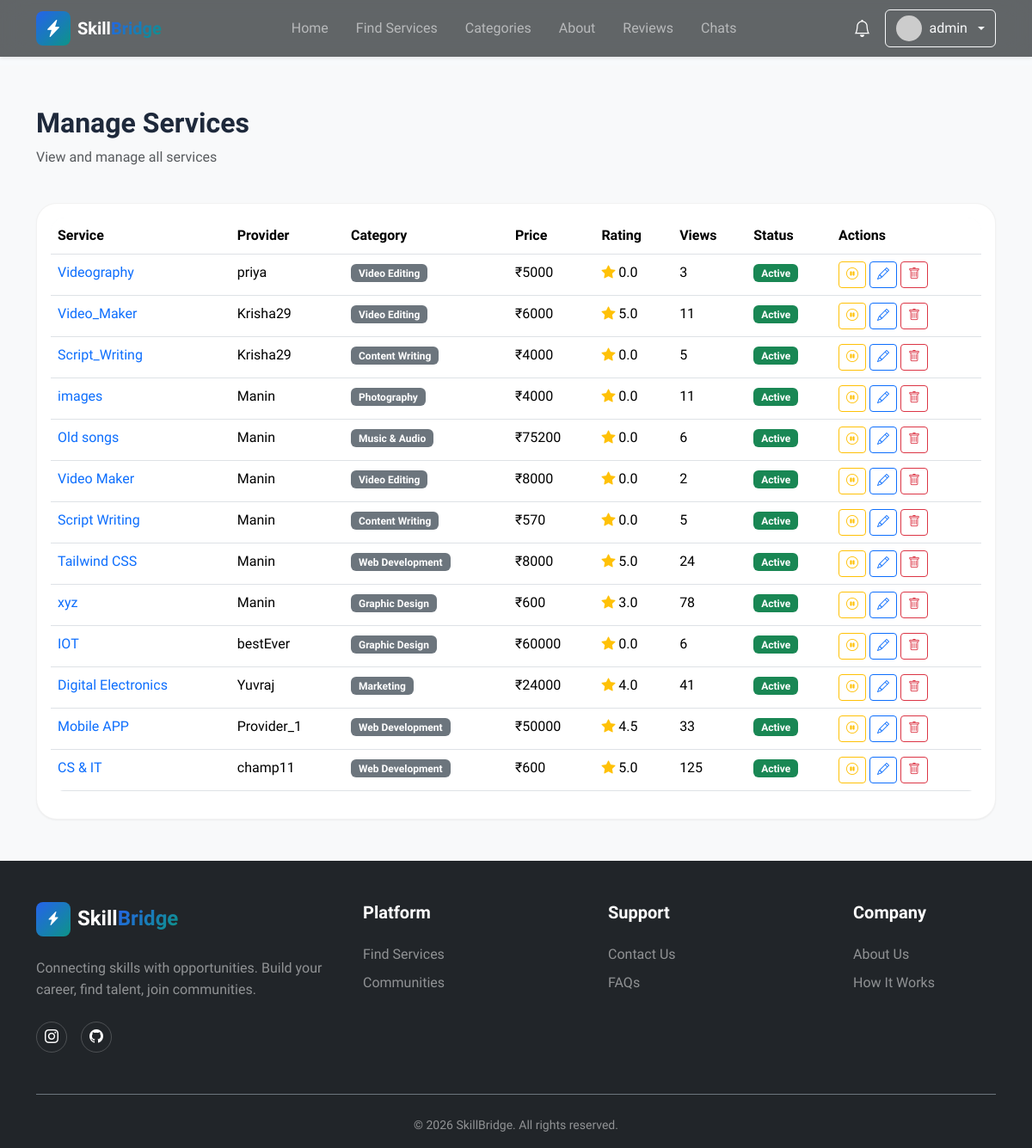
Page /admin/services (signed in) on the committed database.
### models.py (models this page shows, shortened)
class User(UserMixin, db.Model):
    __tablename__ = 'users'
    id = db.Column(db.Integer, primary_key=True)
    username = db.Column(db.String(80), unique=True, nullable=False, index=True)
    email = db.Column(db.String(120), unique=True, nullable=False, index=True)
    password_hash = db.Column(db.String(255), nullable=False)
    user_type = db.Column(db.String(20), nullable=False, default='client')
    full_name = db.Column(db.String(100))
    bio = db.Column(db.Text)
    avatar_url = db.Column(db.String(255), default='default-avatar.png')
    phone = db.Column(db.String(20))
    is_active = db.Column(db.Boolean, default=True)
    is_verified = db.Column(db.Boolean, default=False)
    created_at = db.Column(db.DateTime, default=datetime.utcnow, nullable=False)
    updated_at = db.Column(db.DateTime, default=datetime.utcnow, onupdate=datetime.utcnow)
    services = db.relationship('Service', backref='provider', lazy='dynamic',
                              foreign_keys='Service.user_id')
    reviews = db.relationship('Review', backref='reviewer', lazy='dynamic',
                             foreign_keys='Review.user_id')
    orders_as_buyer = db.relationship('Order', backref='buyer', lazy='dynamic',
                                     foreign_keys='Order.buyer_id')
    orders_as_seller = db.relationship('Order', backref='seller', lazy='dynamic',
                                      foreign_keys='Order.seller_id')
    favorites = db.relationship('Favorite', backref='user', lazy='dynamic',
                               cascade='all, delete-orphan')
    notifications = db.relationship('Notification', backref='user', lazy='dynamic',
                                   cascade='all, delete-orphan')
    def is_admin(self):
        return self.user_type == 'admin'
    def get_unread_notifications_count(self):
        return self.notifications.filter_by(is_read=False).count()
    def get_recent_notifications(self, limit=5):
        return self.notifications.order_by(db.text('created_at desc')).limit(limit)
    def get_avatar_url(self):
        from flask import url_for
        if not self.avatar_url or self.avatar_url == 'default-avatar.png':
            return f"https://ui-avatars.com/api/?name={self.username}&background=random&color=fff&size=128"
        if self.avatar_url.startswith('http'):
            return self.avatar_url
        return url_for('static', filename='avatars/' + self.avatar_url)

class Service(db.Model):
    __tablename__ = 'services'
    id = db.Column(db.Integer, primary_key=True)
    title = db.Column(db.String(200), nullable=False, index=True)
    description = db.Column(db.Text, nullable=False)
    price = db.Column(db.Float, nullable=False)
    delivery_time = db.Column(db.String(50))  # e.g., "3 days", "1 week"
    user_id = db.Column(db.Integer, db.ForeignKey('users.id'), nullable=False, index=True)
    category_id = db.Column(db.Integer, db.ForeignKey('categories.id'), nullable=False, index=True)
    favorited_by = db.relationship('Favorite', backref='service', lazy='dynamic', cascade='all, delete-orphan')
    image_url = db.Column(db.String(255), default='default-service.jpg')
    tags = db.Column(db.String(255))
    is_active = db.Column(db.Boolean, default=True)
    view_count = db.Column(db.Integer, default=0)
    created_at = db.Column(db.DateTime, default=datetime.utcnow, index=True)
    updated_at = db.Column(db.DateTime, default=datetime.utcnow, onupdate=datetime.utcnow)
    reviews = db.relationship('Review', backref='service', lazy='dynamic',
                             cascade='all, delete-orphan')
    orders = db.relationship('Order', backref='service', lazy='dynamic')
    favorited_by = db.relationship('Favorite', backref='service', lazy='dynamic',
                                   cascade='all, delete-orphan')
    def get_average_rating(self):
        reviews = self.reviews.all()
        if not reviews:
            return 0.0
        total_rating = sum(review.rating for review in reviews)
        return round(total_rating / len(reviews), 1)

class Category(db.Model):
    __tablename__ = 'categories'
    id = db.Column(db.Integer, primary_key=True)
    name = db.Column(db.String(100), unique=True, nullable=False, index=True)
    description = db.Column(db.Text)
    icon = db.Column(db.String(50))  # Icon class name (e.g., 'bi-code')
    color = db.Column(db.String(50))  # Color class for styling
    created_at = db.Column(db.DateTime, default=datetime.utcnow)
    services = db.relationship('Service', backref='category', lazy='dynamic')

class Review(db.Model):
    __tablename__ = 'reviews'
    id = db.Column(db.Integer, primary_key=True)
    rating = db.Column(db.Integer, nullable=False)  # 1 to 5
    comment = db.Column(db.Text)
    service_id = db.Column(db.Integer, db.ForeignKey('services.id'), nullable=False, index=True)
    user_id = db.Column(db.Integer, db.ForeignKey('users.id'), nullable=False, index=True)
    created_at = db.Column(db.DateTime, default=datetime.utcnow)
    __table_args__ = (
        db.Index('idx_service_user', 'service_id', 'user_id'),
    )

### routes.py (the view)
@admin_bp.route('/services')
@admin_required
def services():
    services = Service.query.order_by(Service.created_at.desc()).all()
    return render_template('admin/services.html', services=services)

### routes.py (called while the page is built)
def admin_required(f):
    @wraps(f)
    def decorated_function(*args, **kwargs):
        if not current_user.is_authenticated or not current_user.is_admin():
            flash('You need admin privileges to access this page.', 'danger')
            return redirect(url_for('main.index'))
        return f(*args, **kwargs)
    return decorated_function

### templates/admin/services.html (shortened to what this page needs)
{% extends 'base.html' %}
{% block content %}
<section class="py-5 bg-light">
    <div class="container">
        <div class="row mb-4">
            <div class="col">
                <h2 class="fw-bold">Manage Services</h2>
                <p class="text-muted">View and manage all services</p>
            </div>
        </div>
        <div class="card">
            <div class="card-body">
                <div class="table-responsive">
                    <table class="table table-hover">
                        <thead>
                            <tr>
                                <th>Service</th>
                                <th>Provider</th>
                                <th>Category</th>
                                <th>Price</th>
                                <th>Rating</th>
                                <th>Views</th>
                                <th>Status</th>
                                <th>Actions</th>
                            </tr>
                        </thead>
                        <tbody>
                            {% for service in services %}
                            <tr>
                                <td>
                                    <a href="{{ url_for('service.detail', service_id=service.id) }}"
                                        class="text-decoration-none fw-medium">
                                        {{ service.title[:50] }}{% if service.title|length > 50 %}...{% endif %}
                                    </a>
                                </td>
                                <td>{{ service.provider.username }}</td>
                                <td>
                                    <span class="badge bg-secondary">{{ service.category.name }}</span>
                                </td>
                                <td>₹{{ "%.0f"|format(service.price) }}</td>
                                <td>
                                    <i class="bi bi-star-fill text-warning"></i>
                                    {{ service.get_average_rating() }}
                                </td>
                                <td>{{ service.view_count }}</td>
                                <td>
                                    <span class="badge bg-{% if service.is_active %}success{% else %}danger{% endif %}">
                                        {% if service.is_active %}Active{% else %}Inactive{% endif %}
                                    </span>
                                </td>
                                <td>
                                    <form method="POST"
                                        action="{{ url_for('admin.toggle_service_status', service_id=service.id) }}"
                                        class="d-inline">
                                        <button type="submit"
                                            class="btn btn-sm btn-outline-{% if service.is_active %}warning{% else %}success{% endif %}">
                                            <i
                                                class="bi bi-{% if service.is_active %}pause-circle{% else %}play-circle{% endif %}"></i>
                                        </button>
                                    </form>
                                    <a href="{{ url_for('service.edit', service_id=service.id) }}"
                                        class="btn btn-sm btn-outline-primary">
                                        <i class="bi bi-pencil"></i>
                                    </a>
                                    <form method="POST" action="{{ url_for('service.delete', service_id=service.id) }}"
                                        class="d-inline">
                                        <button type="submit" class="btn btn-sm btn-outline-danger"
                                            onclick="return confirm('PERMANENT DELETE: This will completely remove the service from the database. This action cannot be undone. Continue?')">
                                            <i class="bi bi-trash"></i>
                                        </button>
                                    </form>
                                </td>
                            </tr>
                            {% endfor %}
                        </tbody>
                    </table>
                </div>
            </div>
        </div>
    </div>
</section>
{% endblock %}

### templates/components/header.html (shortened to what this page needs)
<header class="navbar navbar-expand-lg navbar-dark fixed-top shadow-sm"
    style="background-color: rgba(33, 37, 41, 0.7) !important; backdrop-filter: blur(15px);">
    <div class="container">
        <a class="navbar-brand d-flex align-items-center" href="{{ url_for('main.index') }}">
            <div class="logo-icon gradient-primary rounded-3 p-2 me-2">
                <i class="bi bi-lightning-charge-fill text-white"></i>
            </div>
            <span class="fw-bold">Skill<span class="text-gradient">Bridge</span></span>
        </a>
        <div class="collapse navbar-collapse" id="navbarNav">
            <ul class="navbar-nav mx-auto">
                <li class="nav-item">
                    <a class="nav-link" href="{{ url_for('main.index') }}">Home</a>
                </li>
                <li class="nav-item">
                    <a class="nav-link" href="{{ url_for('service.browse') }}">Find Services</a>
                </li>
                <li class="nav-item">
                    <a class="nav-link" href="{{ url_for('main.index') }}#categories">Categories</a>
                </li>
                <li class="nav-item">
                    <a class="nav-link" href="{{ url_for('main.about') }}">About</a>
                </li>
                <li class="nav-item">
                    <a class="nav-link" href="{{ url_for('main.reviews') }}">Reviews</a>
                </li>
                {% if current_user.is_authenticated %}
                <li class="nav-item">
                    <a class="nav-link" href="{{ url_for('user.chats') }}">Chats</a>
                </li>
                {% endif %}
            </ul>
            <div class="d-flex align-items-center gap-3 mt-3 mt-lg-0">
                {% if current_user.is_authenticated %}
                <div class="dropdown">
                    <button class="btn btn-link text-white position-relative p-0" type="button"
                        data-bs-toggle="dropdown">
                        <i class="bi bi-bell fs-5"></i>
                    </button>
                </div>
                <div class="dropdown">
                    <button class="btn btn-outline-light dropdown-toggle d-flex align-items-center gap-2" type="button"
                        data-bs-toggle="dropdown">
                        <img src="{{ current_user.get_avatar_url() }}" alt="Avatar" class="rounded-circle" width="30"
                            height="30">
                        <span>{{ current_user.username }}</span>
                    </button>
                </div>
                {% else %}
                <a href="{{ url_for('auth.login') }}" class="btn btn-outline-light">Log In</a>
                <a href="{{ url_for('auth.register') }}" class="btn btn-gradient-primary">Get Started</a>
                {% endif %}
            </div>
        </div>
    </div>
</header>
<div style="height: 76px;" id="navbar-spacer"></div>

### static/css/custom.css (style rules this page uses)
:root { --primary: #2563eb; --primary-hover: #1d4ed8; --accent: #0d9488; --background: #f8fafc; --foreground: #1e293b; --card: #ffffff; --border: #e2e8f0; --muted: #64748b; --muted-foreground: #94a3b8; --secondary: #f1f5f9; --success: #10b981; --danger: #ef4444; --primary-color: #2563eb; --primary-dark: #1d4ed8; --primary-light: #3b82f6; --accent-color: #0d9488; --card-bg: #ffffff; --gradient-primary: linear-gradient(135deg, #2563eb 0%, #0d9488 100%); --gradient-accent: linear-gradient(135deg, #f97316 0%, #fb923c 100%); --gradient-hero: linear-gradient(135deg, #1e293b, #334155); --shadow-sm: 0 1px 2px 0 rgba(0, 0, 0, 0.05); --shadow-md: 0 4px 6px -1px rgba(0, 0, 0, 0.08); --shadow-lg: 0 10px 15px -3px rgba(0, 0, 0, 0.08); --shadow-xl: 0 20px 25px -5px rgba(0, 0, 0, 0.1); --shadow-glow: 0 0 40px rgba(37, 99, 235, 0.25); --section-padding: 5rem 0; --radius: 0.75rem; --radius-sm: 0.5rem; --radius-md: 1rem; --radius-lg: 1.5rem; --radius-xl: 2rem; }
* { margin: 0; padding: 0; box-sizing: border-box; }
body { font-family: 'Sora', -apple-system, BlinkMacSystemFont, 'Segoe UI', sans-serif; background-color: var(--background); color: var(--foreground); line-height: 1.6; overflow-x: hidden; }
h1, h2, h3, h4, h5, h6 { font-weight: 700; line-height: 1.2; }
a { transition: all 0.3s ease; }
.gradient-primary { background: var(--gradient-primary); }
.text-gradient { background: var(--gradient-primary); -webkit-background-clip: text; -webkit-text-fill-color: transparent; background-clip: text; }
.navbar { backdrop-filter: blur(15px); background-color: rgba(33, 37, 41, 0.7) !important; transition: all 0.3s ease; }
.logo-icon { width: 40px; height: 40px; display: flex; align-items: center; justify-content: center; transition: all 0.3s ease; }
.nav-link { font-weight: 500; position: relative; padding: 0.5rem 1rem !important; }
.nav-link::after { content: ''; position: absolute; bottom: 0; left: 50%; width: 0; height: 2px; background: var(--gradient-primary); transition: all 0.3s ease; transform: translateX(-50%); }
.card { border-radius: var(--radius-lg); border: 1px solid rgba(0, 0, 0, 0.05); box-shadow: var(--shadow-sm); }
.table { border-radius: var(--radius-md); overflow: hidden; }
.table thead { background: var(--background); }
.badge { padding: 0.35em 0.75em; font-weight: 600; }
.btn { position: relative; overflow: hidden; transition: all 0.3s ease; }
.btn::before { content: ''; position: absolute; top: 50%; left: 50%; width: 0; height: 0; border-radius: 50%; background: rgba(255, 255, 255, 0.3); transform: translate(-50%, -50%); transition: width 0.6s, height 0.6s; }
.badge { animation: scaleIn 0.5s ease-out; }
html { scroll-behavior: smooth; }
img { transition: opacity 0.3s ease; }
.bi { transition: transform 0.3s ease; }

### rows in the picture
User: username "admin"
Service: title "Videography", provider.username "priya", category.name "Video Editing", price "5000", get_average_rating "0.0", view_count "3", is_active "Active"
Service: title "Video_Maker", provider.username "Krisha29", category.name "Video Editing", price "6000", get_average_rating "5.0", view_count "11", is_active "Active"
Service: title "Script_Writing", provider.username "Krisha29", category.name "Content Writing", price "4000", get_average_rating "0.0", view_count "5", is_active "Active"
Service: title "images", provider.username "Manin", category.name "Photography", price "4000", get_average_rating "0.0", view_count "11", is_active "Active"
Service: title "Old songs", provider.username "Manin", category.name "Music & Audio", price "75200", get_average_rating "0.0", view_count "6", is_active "Active"
Service: title "Video Maker", provider.username "Manin", category.name "Video Editing", price "8000", get_average_rating "0.0", view_count "2", is_active "Active"
Service: title "Script Writing", provider.username "Manin", category.name "Content Writing", price "570", get_average_rating "0.0", view_count "5", is_active "Active"
Service: title "Tailwind CSS", provider.username "Manin", category.name "Web Development", price "8000", get_average_rating "5.0", view_count "24", is_active "Active"
Service: title "xyz", provider.username "Manin", category.name "Graphic Design", price "600", get_average_rating "3.0", view_count "78", is_active "Active"
Service: title "IOT", provider.username "bestEver", category.name "Graphic Design", price "60000", get_average_rating "0.0", view_count "6", is_active "Active"
Service: title "Digital Electronics", provider.username "Yuvraj", category.name "Marketing", price "24000", get_average_rating "4.0", view_count "41", is_active "Active"
Service: title "Mobile APP", provider.username "Provider_1", category.name "Web Development", price "50000", get_average_rating "4.5", view_count "33", is_active "Active"
Service: title "CS & IT", provider.username "champ11", category.name "Web Development", price "600", get_average_rating "5.0", view_count "125", is_active "Active"
